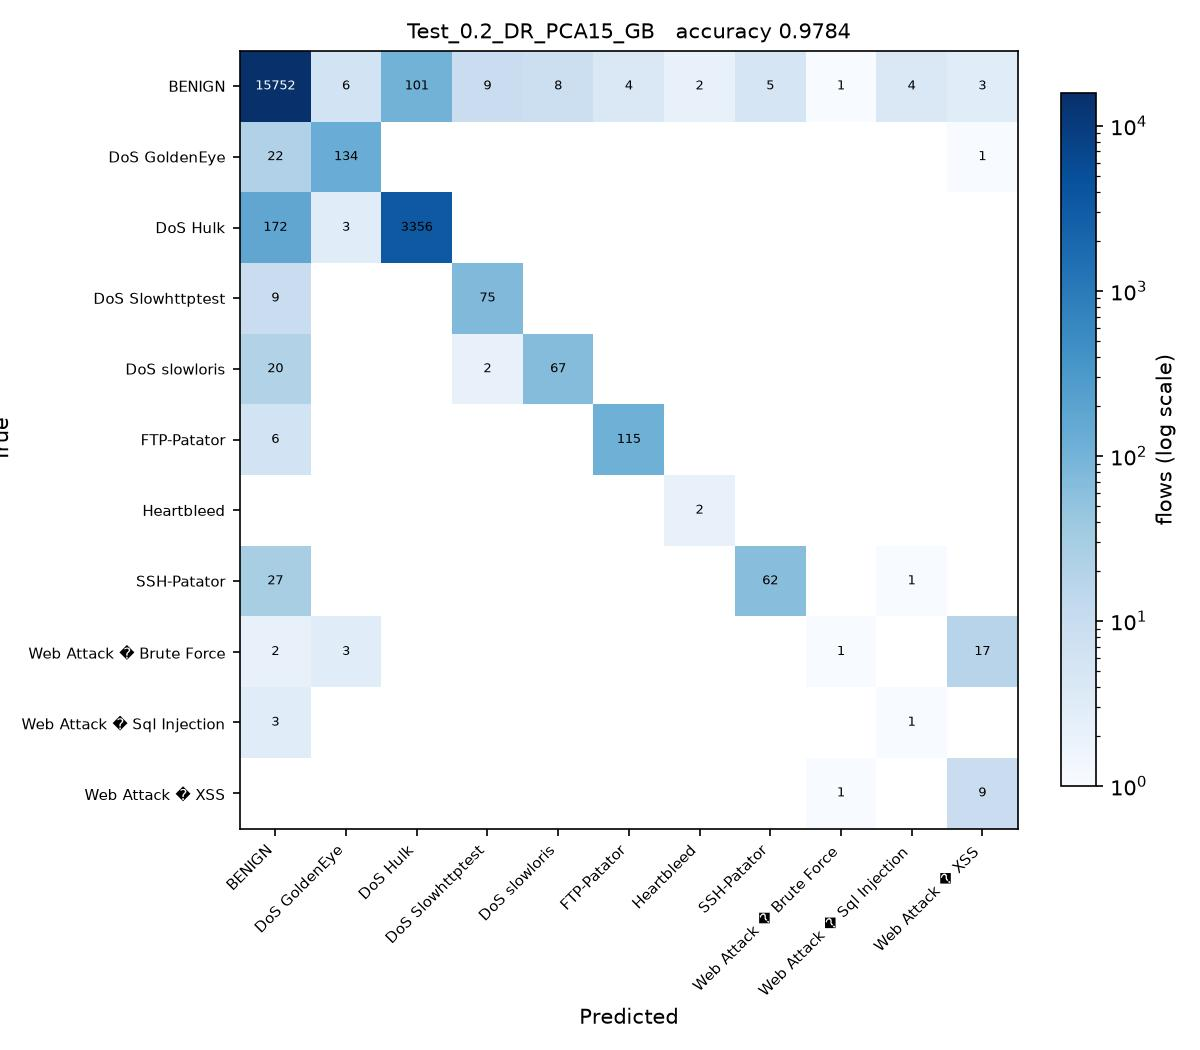

This chart was generated by the following Python code:
# Test_0.2_DR_PCA15_GB.py
#
# Test size 0.2  |  PCA, 15 components  |  Gradient Boosting (sheet #8)
#
# This is SGDC_60_40.py with the changes marked CHANGE below and nothing else.

import os
from pathlib import Path

# CHANGE 1: find the folder holding the three CSV files and run from there, so
# the plain file names below resolve no matter where this script is started
# from or how deeply it sits inside the project folder.
HERE = Path(__file__).resolve().parent
for PROJECT in [HERE, *HERE.parents]:
    if (PROJECT / 'Tuesday-WorkingHours.pcap_ISCX.csv').exists():
        os.chdir(PROJECT)
        break
else:
    raise SystemExit('Put this folder inside the folder that holds the three '
                     'CIC-IDS2017 CSV files, then run the script again.')
import numpy as np
import pandas as pd

df1 = pd.read_csv('Tuesday-WorkingHours.pcap_ISCX.csv', low_memory=True)
df2 = pd.read_csv('Wednesday-workingHours.pcap_ISCX.csv', low_memory=True)
df3 = pd.read_csv('Thursday-WorkingHours-Morning-WebAttacks.pcap_ISCX.csv', low_memory=True)

dataset = pd.concat([df1, df2, df3], ignore_index=True)

dataset.columns = dataset.columns.str.strip()

# CHANGE 2: a stratified sample of 100000 flows, the same for every run.
# Gradient Boosting builds one tree per class per stage on a single core, so all
# 1.3 million flows would take hours per script. At least 50 flows of every
# class are kept, so the rare attacks stay in the split.
label = dataset.columns[-1]
dataset = pd.concat(
    [g.sample(n=min(len(g), max(50, round(100000 * len(g) / len(dataset)))), random_state=0)
     for _, g in dataset.groupby(label)],
    ignore_index=True
)

X = dataset.iloc[:, :-1]
y = dataset.iloc[:, -1]

X = X.apply(pd.to_numeric, errors='coerce')

X.replace([np.inf, -np.inf], np.nan, inplace=True)

from sklearn.impute import SimpleImputer

imputer = SimpleImputer(missing_values=np.nan, strategy='mean')
X = imputer.fit_transform(X)

from sklearn.preprocessing import LabelEncoder

labelencoder_y = LabelEncoder()
y = labelencoder_y.fit_transform(y)

from sklearn.model_selection import train_test_split

X_train, X_test, y_train, y_test = train_test_split(
    X,
    y,
    test_size=0.2,   # CHANGE 3: test size
    random_state=0,
    stratify=y
)

# CHANGE 4: PCA, from PCA_LDA_KErnel_PCA_CODE.pdf (fit only on training data)
from sklearn.decomposition import PCA

pca = PCA(n_components=15)
X_train = pca.fit_transform(X_train)
X_test = pca.transform(X_test)

# CHANGE 5: Gradient Boosting (sheet #8) in place of SGDClassifier
from sklearn.ensemble import GradientBoostingClassifier

# random_state=0 is the only addition to the sheet: without a seed the trees
# break ties between equally good splits at random, so a rerun gives
# different numbers (by several points on these components).
classifier = GradientBoostingClassifier(random_state=0)

classifier.fit(X_train, y_train)

y_pred = classifier.predict(X_test) 

from sklearn.metrics import confusion_matrix
from sklearn.metrics import accuracy_score
from sklearn.metrics import precision_score
from sklearn.metrics import recall_score
from sklearn.metrics import f1_score
from sklearn.metrics import classification_report

cm = confusion_matrix(y_test, y_pred)

print("Confusion Matrix:\n")
print(cm)

print("\nAccuracy : {:.4f}".format(accuracy_score(y_test, y_pred)))
print("\nPrecision : {:.4f}".format(precision_score(y_test, y_pred, average='weighted')))
print("\nRecall : {:.4f}".format(recall_score(y_test, y_pred, average='weighted')))
print("\nF1 Score : {:.4f}".format(f1_score(y_test, y_pred, average='weighted')))

print("\nClassification Report:\n")
print(classification_report(y_test, y_pred))

# CHANGE 6: save the confusion matrix as Test_0.2_DR_PCA15_GB.jpg and record the result
import matplotlib
matplotlib.use('Agg')
import matplotlib.pyplot as plt
from matplotlib.colors import LogNorm

here = HERE                     # the folder this script sits in
names = [str(c) for c in labelencoder_y.classes_]
fig, ax = plt.subplots(figsize=(8, 7))
im = ax.imshow(cm, cmap='Blues', norm=LogNorm(vmin=1))
ax.set_xticks(range(len(names)), names, rotation=45, ha='right', fontsize=7)
ax.set_yticks(range(len(names)), names, fontsize=7)
ax.set_xlabel('Predicted')
ax.set_ylabel('True')
ax.set_title('Test_0.2_DR_PCA15_GB   accuracy {:.4f}'.format(accuracy_score(y_test, y_pred)), fontsize=10)
for i in range(cm.shape[0]):
    for j in range(cm.shape[1]):
        if cm[i, j]:
            ax.text(j, i, cm[i, j], ha='center', va='center', fontsize=6,
                    color='white' if cm[i, j] > cm.max() / 3 else 'black')
fig.colorbar(im, ax=ax, fraction=0.04, label='flows (log scale)')
fig.tight_layout()
fig.savefig(here / 'Test_0.2_DR_PCA15_GB.jpg', dpi=150)
plt.close(fig)

row = pd.DataFrame([{
    'Test': 0.2, 'DR': 'PCA15', 'Clas': 'GB',
    'Acc': round(accuracy_score(y_test, y_pred), 4),
    'Pre': round(precision_score(y_test, y_pred, average='weighted'), 4),
    'Rec': round(recall_score(y_test, y_pred, average='weighted'), 4),
    'F1': round(f1_score(y_test, y_pred, average='weighted'), 4),
    'script': 'Test_0.2_DR_PCA15_GB',
}])
# one file per run, so several scripts can run at the same time without
# overwriting each other. 21_run_45_mix.py merges them into the Excel sheet.
out = PROJECT / 'results' / 'parts_mix' / 'Test_0.2_DR_PCA15_GB.csv'
out.parent.mkdir(parents=True, exist_ok=True)
row.to_csv(out, index=False)
